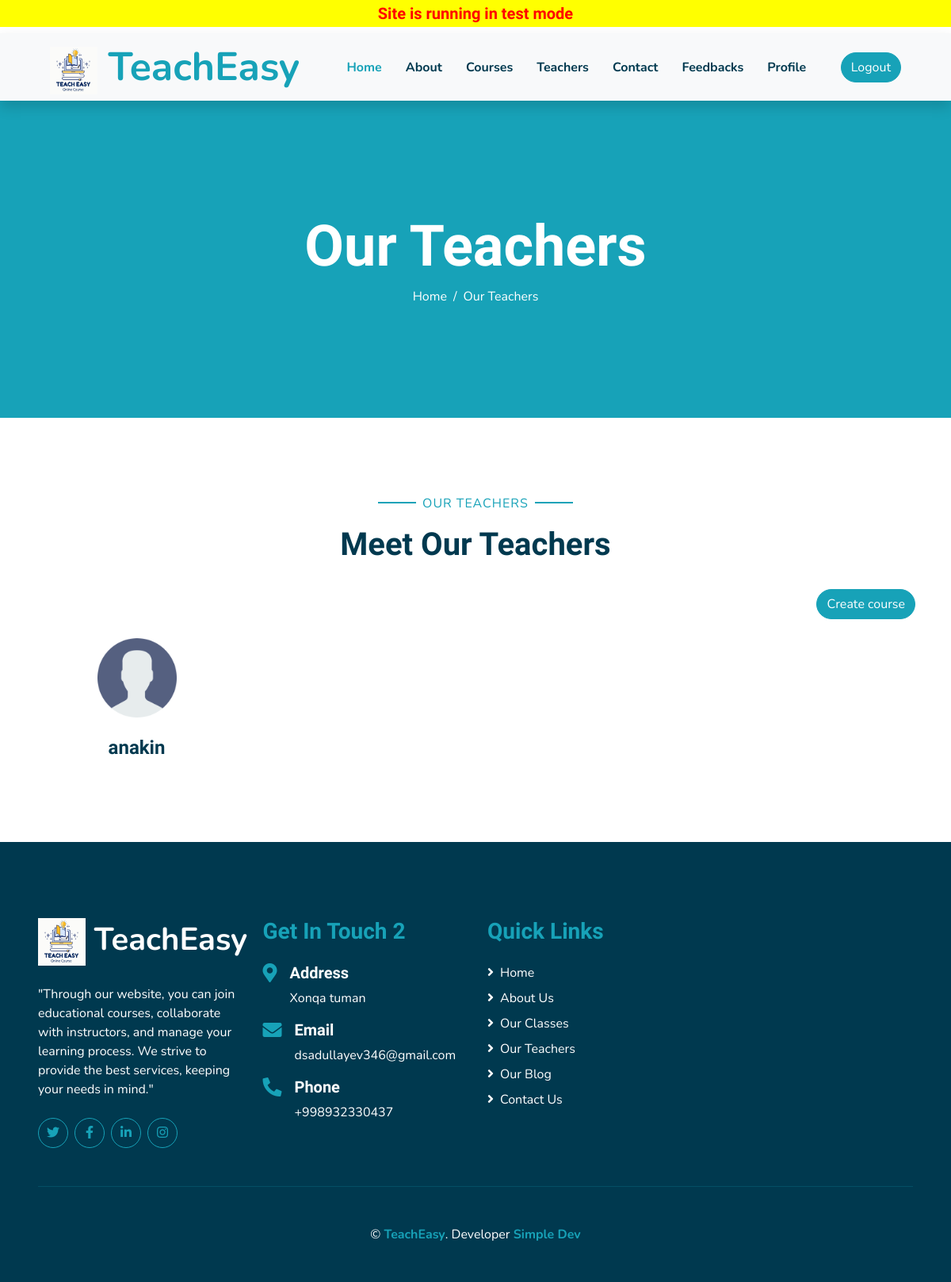
Before: /teachers (signed in) with the older database file.
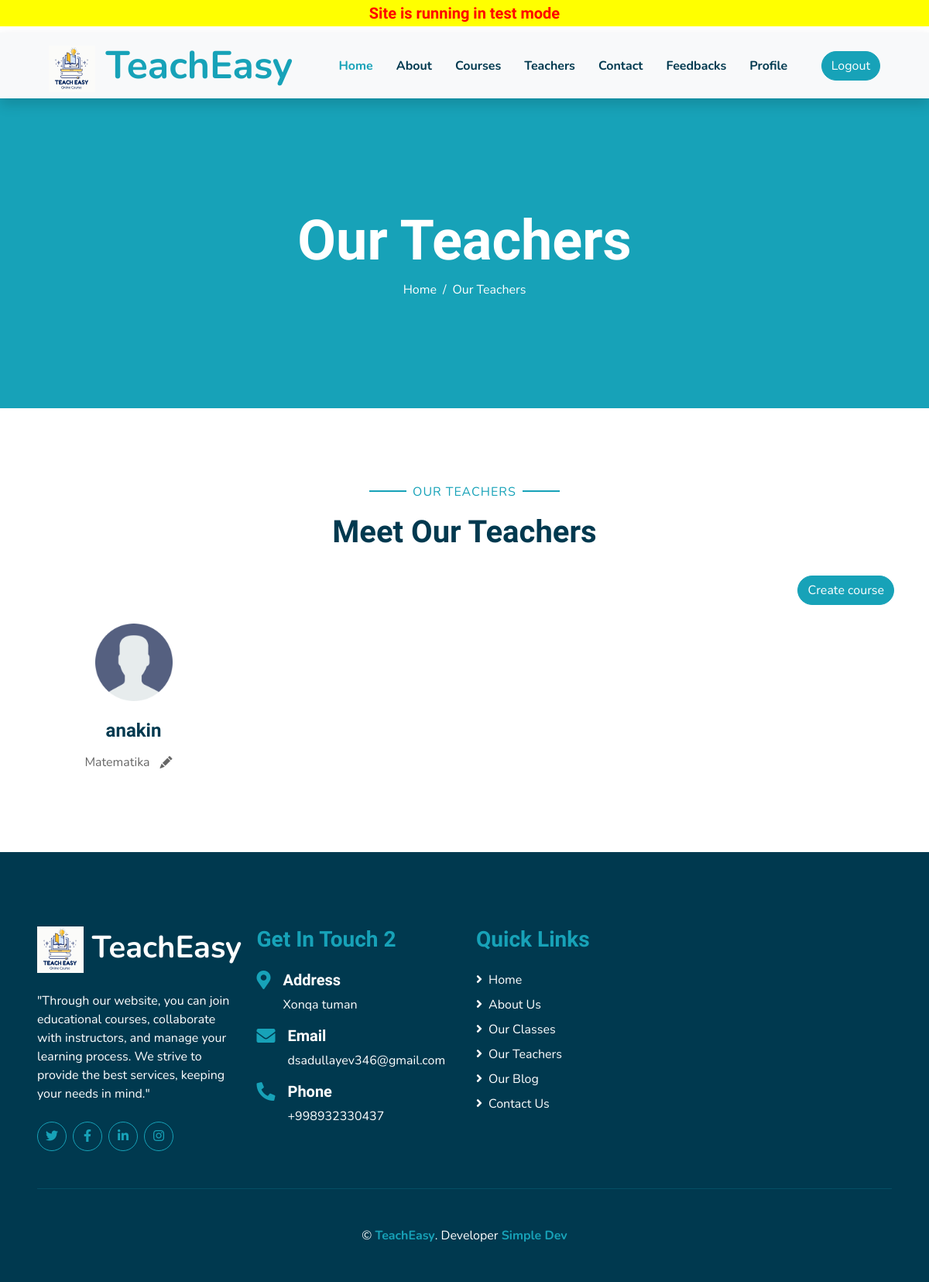
After: the same page with the newer database file.
### main/models.py (models this page shows, shortened)
class Teacher(models.Model):
    user = models.ForeignKey(CustomUser,on_delete=models.CASCADE)

class CustomUser(AbstractUser):
    birth_date = models.DateField(blank=True, null=True)
    address = models.TextField(blank=True, null=True)
    phone_number = PhoneNumberField(unique=True, blank=True, null=True)
    role = models.CharField(
        max_length=20,
        choices=UserRoleEnum.choices(),
        default=UserRoleEnum.STUDENT.name
    )
    image = models.ImageField(upload_to='users/', blank=True, null=True)

class Course(models.Model):
    name = models.CharField(max_length=50)
    description = models.TextField()
    image = models.ImageField(upload_to='courses/')
    price = models.DecimalField(max_digits=10, decimal_places=2)
    start_time = models.TimeField()
    end_time = models.TimeField()
    schedule_days = models.CharField(max_length=70)
    teacher = models.ForeignKey(Teacher,on_delete=models.SET_NULL,null=True)
    def __str__(self):
        return self.name

### main/views.py (the view, shortened to what this page needs)
# urls.py: path('teachers',teachers_view,name='teachers'),
@login_required
def teachers_view(request):
    user = request.user
    if user.role == "ADMIN" or user.role == "STUDENT":
        teachers = Teacher.objects.all()
        teacher_courses = []
        for teacher in teachers:
            course = Course.objects.filter(teacher=teacher)
            teacher_courses.append(
                {
                    'teacher': teacher,
                    'course': course
                }
            )
        ctx = {
            'teachers': teachers,
            'teacher_courses': teacher_courses
        }
        return render(request, 'teacher/teachers.html', ctx)

### template/teacher/teachers.html (shortened to what this page needs)
{% extends "main/base.html" %}
{% load static %}
{% block content %}
<div class="container-fluid bg-primary mb-5">
    <div class="d-flex flex-column align-items-center justify-content-center" style="min-height: 400px">
        <h3 class="display-3 font-weight-bold text-white">Our Teachers</h3>
        <div class="d-inline-flex text-white">
            <p class="m-0"><a class="text-white" href="">Home</a></p>
            <p class="m-0 px-2">/</p>
            <p class="m-0">Our Teachers</p>
        </div>
    </div>
</div>
<div class="container-fluid pt-5">
    <div class="container">
        <div class="text-center pb-2">
            <p class="section-title px-5"><span class="px-2">Our Teachers</span></p>
            <h1 class="mb-4">Meet Our Teachers</h1>
        </div>
        <div class="d-flex justify-content-end mb-4">
            <button type="button" class="btn btn-primary" data-bs-toggle="modal" data-bs-target="#exampleModal">
                Create course
            </button>
        </div>
        <div class="row list-of-teacher">
            {% if request.user.id == teacher.user.id %}
            <div class="col-md-6 col-lg-3 text-center team mb-5">
                <div class="position-relative overflow-hidden mb-4" style="border-radius: 100%;">
                    {% if teacher.user.image %}
                        <a href="{% url 'teacher_detail' teacher.id %}" class="text-decoration-none">
                            <img class="img-fluid" style="width: 100px;" src="{{ teacher.user.image.url }}" alt="">
                        </a>
                    {% else %}
                        <a href="{% url 'teacher_detail' teacher.id %}" class="text-decoration-none">
                            <img class="img-fluid" style="width: 100px;" src="{% static 'img/user.png' %}" alt="">
                        </a>
                    {% endif %}
                    <div
                        class="team-social d-flex align-items-center justify-content-center w-100 h-100 position-absolute">
                        <a class="btn btn-outline-light text-center mr-2 px-0" style="width: 38px; height: 38px;"
                            href="#"><i class="fab fa-twitter"></i></a>
                        <a class="btn btn-outline-light text-center mr-2 px-0" style="width: 38px; height: 38px;"
                            href="#"><i class="fab fa-facebook-f"></i></a>
                        <a class="btn btn-outline-light text-center px-0" style="width: 38px; height: 38px;" href="#"><i
                                class="fab fa-linkedin-in"></i></a>
                    </div>
                </div>
                {% if teacher.user.first_name or teacher.user.last_name %}
                    <h4>{{ teacher.user.first_name }} {{ teacher.user.last_name }}</h4>
                {% else %}
                    <h4>{{ teacher.user.username }}</h4>
                {% endif %}
                <i>
                    {% for course in courses %}
                        {{ course.name }}<button class="btn" data-bs-toggle="modal" data-bs-target="#exampleModal1"><i
                             class="bi bi-pencil-fill"></i></button>
                    {% endfor %}
                </i>
            </div>
            {% elif request.user.role == "ADMIN" %}
                {% if teacher_courses %}
                    {% for teacher in teacher_courses %}
                        <div class="col-md-6 col-lg-3 text-center team mb-5">
                            <div class="position-relative overflow-hidden mb-4" style="border-radius: 100%;">
                                {% if teacher.teacher.user.image %}
                                <a href="{% url 'teacher_detail' teacher.teacher.id %}" class="text-decoration-none">
                                    <img class="img-fluid" style="width: 100px;" src="{{ teacher.teacher.user.image.url }}" alt="">
                                </a>
                                {% else %}
                                <a href="{% url 'teacher_detail' teacher.teacher.id %}" class="text-decoration-none">
                                    <img class="img-fluid" style="width: 100px;" src="{% static 'img/user.png' %}" alt="">
                                </a>
                                {% endif %}
                            </div>
                            {% if teacher.teacher.user.first_name or teacher.teacher.user.last_name %}
                            <h4>{{ teacher.teacher.user.first_name }} {{ teacher.teacher.user.last_name }}</h4>
                            {% else %}
                            <h4>{{ teacher.teacher.user.username }}</h4>
                            {% endif %}
                            {% for course in teacher.course %}
                            {{ course }}<button class="btn" data-bs-toggle="modal" data-bs-target="#exampleModal1"><i
                                    class="bi bi-pencil-fill"></i></button>
                            {% endfor %}
                        </div>
                    {% endfor %}
                {% endif %}
            {% else %}
                <h2 class="text-center">
                    Teacher lar ro'yxati va course lari yo'q
                </h2>
            {% endif %}
        </div>
    </div>
</div>
{% endblock content %}

### template/main/base.html (shortened to what this page needs)
{% load static %}
<!DOCTYPE html>
<html lang="en">
<head>
    <link href="https://cdnjs.cloudflare.com/ajax/libs/font-awesome/5.10.0/css/all.min.css" rel="stylesheet">
    <link href="{% static 'lib/flaticon/font/flaticon.css' %}" rel="stylesheet">
    <link href="{% static 'lib/owlcarousel/assets/owl.carousel.min.css' %}" rel="stylesheet">
    <link href="{% static 'lib/lightbox/css/lightbox.min.css' %}" rel="stylesheet">
    <link href="https://cdn.jsdelivr.net/npm/bootstrap@5.3.3/dist/css/bootstrap.min.css" rel="stylesheet"
>
    <link rel="stylesheet" href="https://cdn.jsdelivr.net/npm/bootstrap-icons@1.11.3/font/bootstrap-icons.min.css">
    <link href="{% static 'css/style.css' %}" rel="stylesheet">
    <link href="{% static 'css/studentDetial.css' %}" rel="stylesheet">
</head>
<body>
<div class="header-center">
    <h5 class="text-center" style="color:red; background:yellow; padding:5px 0">Site is running in test mode</h5>
</div>
<div class="container-fluid bg-light position-relative shadow">
    <nav class="navbar navbar-expand-lg bg-light navbar-light py-3 py-lg-0 px-0 px-lg-5">
        <a href="{% url 'index' %}" class="navbar-brand font-weight-bold text-secondary" style="font-size: 50px;">
            <img style="width: 60px; height: 60px;" src="{% static 'img/logo.png' %}" alt="logo yo'q">
            <span class="text-primary">TeachEasy</span>
        </a>
        <div class="collapse navbar-collapse justify-content-between" id="navbarCollapse">
            <div class="navbar-nav font-weight-bold mx-auto py-0">
                <a href="{% url 'index' %}" class="nav-item nav-link active">Home</a>
                <a href="{% url 'about' %}" class="nav-item nav-link">About</a>
                <a href="{% url 'courses' %}" class="nav-link">Courses</a>
                <a href="{% url 'teachers' %}" class="nav-item nav-link">Teachers</a>
                <a href="{% url 'contact' %}" class="nav-item nav-link">Contact</a>
                <a href="{% url 'feedbacks' %}" class="nav-item nav-link">Feedbacks</a>
                {% if user.is_authenticated %}
                <a href="{% url 'profile' %}" class="nav-item nav-link">Profile</a>
                {% endif %}
            </div>
            <div class="btn-group" role="group" aria-label="Basic example">
                {% if user.is_authenticated %}
                <form method="post" action="{% url 'logout' %}" style="display:inline;">
                    <button type="submit" class="btn btn-primary">Logout</button>
                </form>
                {% endif %}
            </div>
        </div>
    </nav>
</div>
{% block content %}
{% endblock content %}
<div class="container-fluid bg-secondary text-white mt-5 py-5 px-sm-3 px-md-5">
    <div class="row pt-5">
        <div class="col-lg-3 col-md-6 mb-5">
            <a href="" class="navbar-brand font-weight-bold text-primary m-0 mb-4 p-0"
               style="font-size: 40px; line-height: 40px;">
                <img style="width: 60px; height: 60px;" src="{% static 'img/logo.png' %}" alt="logo yo'q">
                <span class="text-white">TeachEasy</span>
            </a>
            <p>"Through our website, you can join educational courses, collaborate with instructors, and manage your
                learning process. We strive to provide the best services, keeping your needs in mind."</p>
            <div class="d-flex justify-content-start mt-4">
                <a class="btn btn-outline-primary rounded-circle text-center mr-2 px-0"
                   style="width: 38px; height: 38px;" href="#"><i class="fab fa-twitter"></i></a>
                <a class="btn btn-outline-primary rounded-circle text-center mr-2 px-0"
                   style="width: 38px; height: 38px;" href="#"><i class="fab fa-facebook-f"></i></a>
                <a class="btn btn-outline-primary rounded-circle text-center mr-2 px-0"
                   style="width: 38px; height: 38px;" href="#"><i class="fab fa-linkedin-in"></i></a>
                <a class="btn btn-outline-primary rounded-circle text-center mr-2 px-0"
                   style="width: 38px; height: 38px;" href="#"><i class="fab fa-instagram"></i></a>
            </div>
        </div>
        <div class="col-lg-3 col-md-6 mb-5">
            <h3 class="text-primary mb-4">Get In Touch
                2
            </h3>
            <div class="d-flex">
                <h4 class="fa fa-map-marker-alt text-primary"></h4>
                <div class="pl-3">
                    <h5 class="text-white">Address</h5>
                    <p>Xonqa tuman</p>
                </div>
            </div>
            <div class="d-flex">
                <h4 class="fa fa-envelope text-primary"></h4>
                <div class="pl-3">
                    <h5 class="text-white">Email</h5>
                    <p>dsadullayev346@gmail.com</p>
                </div>
            </div>
            <div class="d-flex">
                <h4 class="fa fa-phone-alt text-primary"></h4>
                <div class="pl-3">
                    <h5 class="text-white">Phone</h5>
                    <p>+998932330437</p>
                </div>
            </div>
        </div>
        <div class="col-lg-3 col-md-6 mb-5">
            <h3 class="text-primary mb-4">Quick Links
            </h3>
            <div class="d-flex flex-column justify-content-start">
                <a class="text-white mb-2" href="#"><i class="fa fa-angle-right mr-2"></i>Home</a>
                <a class="text-white mb-2" href="/about.html"><i class="fa fa-angle-right mr-2"></i>About Us</a>
                <a class="text-white mb-2" href="/class.html"><i class="fa fa-angle-right mr-2"></i>Our Classes</a>
                <a class="text-white mb-2" href="/team.html"><i class="fa fa-angle-right mr-2"></i>Our Teachers</a>
                <a class="text-white mb-2" href="/blog.html"><i class="fa fa-angle-right mr-2"></i>Our Blog</a>
                <a class="text-white" href="/contact.html"><i class="fa fa-angle-right mr-2"></i>Contact Us</a>
            </div>
        </div>
    </div>
    <div class="container-fluid pt-5" style="border-top: 1px solid rgba(23, 162, 184, .2);;">
        <p class="m-0 text-center text-white">
            &copy; <a class="text-primary font-weight-bold" href="{% url 'index' %}">TeachEasy</a>. Developer
            <a class="text-primary font-weight-bold text-decoration-none">Simple Dev</a>
        </p>
    </div>
</div>
</body>
</html>

Changed rows visible on the page:
added Course: name "Matematika"
